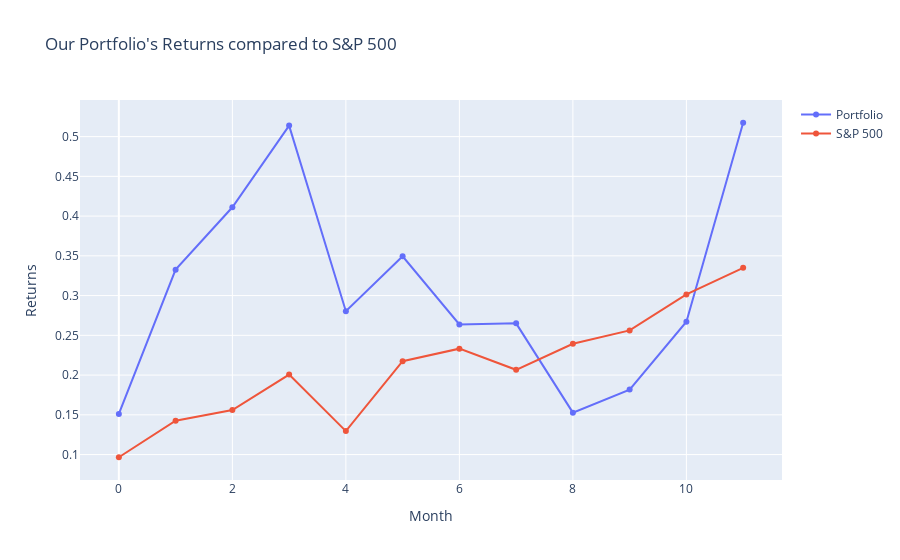

The code cell stored with this chart in its notebook:
### Code cell
import plotly.graph_objects as go

result_returns = np.zeros(T+1)
for i in range(1,len(total)):
    result_returns[i] = (total[i]-total[i-1])/total[i-1]
# graph in plotly - plt.plot(np.cumprod(1+result_returns)-1)
fig = go.Figure()
fig.add_trace(go.Scatter(x=np.arange(0,T+1), y=np.cumprod(1+result_returns[1:])-1, name='Portfolio'))
fig.add_trace(go.Scatter(x=np.arange(0,T+1), y=np.cumprod(1+r.iloc[1:,:].mean(axis=1))-1, name='S&P 500'))
# labels
fig.update_layout(title='Our Portfolio\'s Returns compared to S&P 500', xaxis_title='Month', yaxis_title='Returns')
fig.show()

### Figure 1 — Plotly figure (JSON) as saved in the notebook; plotly's stock layout.template omitted (floating-point values rounded to 4 significant figures)
{"data": [{"name": "Portfolio", "type": "scatter", "x": [0, 1, 2, 3, 4, 5, 6, 7, 8, 9, 10, 11, 12], "y": [0.1511, 0.3326, 0.4111, 0.5138, 0.2804, 0.3495, 0.2637, 0.2651, 0.1527, 0.1818, 0.2672, 0.5174]}, {"name": "S&P 500", "type": "scatter", "x": [0, 1, 2, 3, 4, 5, 6, 7, 8, 9, 10, 11, 12], "y": [0.09663, 0.1425, 0.156, 0.2006, 0.1295, 0.2175, 0.2332, 0.2066, 0.2394, 0.2562, 0.3015, 0.335]}], "layout": {"title": {"text": "Our Portfolio's Returns compared to S&P 500"}, "xaxis": {"title": {"text": "Month"}}, "yaxis": {"title": {"text": "Returns"}}}}
